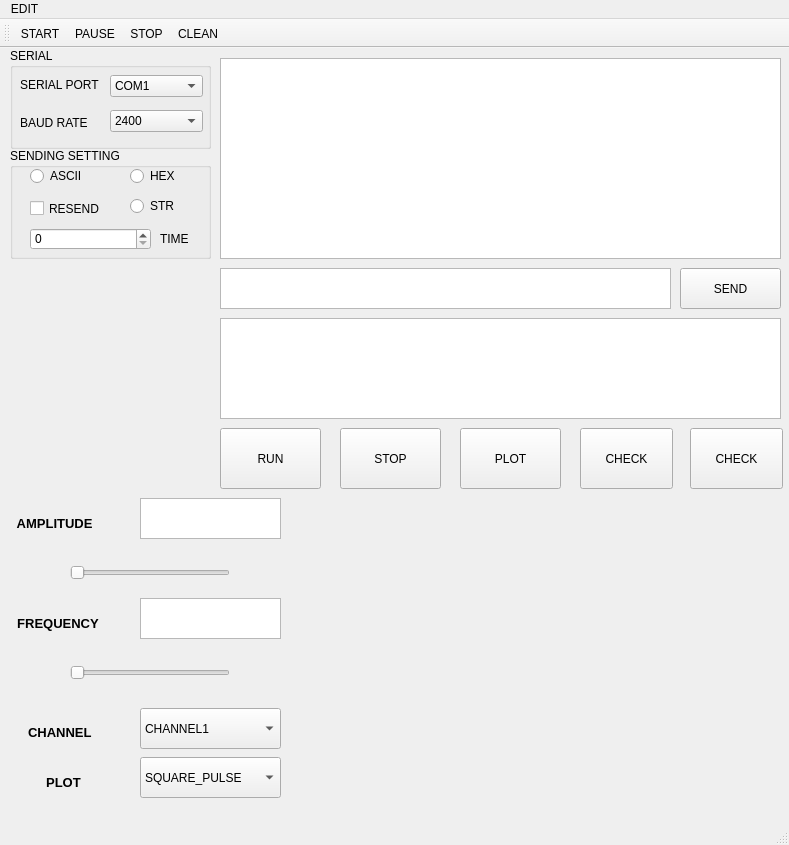
<?xml version="1.0" encoding="UTF-8"?>
<ui version="4.0">
 <class>MainWindow</class>
 <widget class="QMainWindow" name="MainWindow">
  <property name="geometry">
   <rect>
    <x>0</x>
    <y>0</y>
    <width>789</width>
    <height>845</height>
   </rect>
  </property>
  <property name="windowTitle">
   <string>MainWindow</string>
  </property>
  <widget class="QWidget" name="centralwidget">
   <widget class="QGroupBox" name="groupBox">
    <property name="geometry">
     <rect>
      <x>10</x>
      <y>0</y>
      <width>201</width>
      <height>101</height>
     </rect>
    </property>
    <property name="title">
     <string>SERIAL</string>
    </property>
    <widget class="QWidget" name="layoutWidget">
     <property name="geometry">
      <rect>
       <x>100</x>
       <y>20</y>
       <width>93</width>
       <height>71</height>
      </rect>
     </property>
     <layout class="QVBoxLayout" name="verticalLayout_2">
      <item>
       <widget class="QComboBox" name="comboBox_uart">
        <item>
         <property name="text">
          <string>COM1</string>
         </property>
        </item>
        <item>
         <property name="text">
          <string>COM2</string>
         </property>
        </item>
        <item>
         <property name="text">
          <string>COM3</string>
         </property>
        </item>
        <item>
         <property name="text">
          <string>COM4</string>
         </property>
        </item>
        <item>
         <property name="text">
          <string>COM5</string>
         </property>
        </item>
        <item>
         <property name="text">
          <string>COM6</string>
         </property>
        </item>
        <item>
         <property name="text">
          <string>COM7</string>
         </property>
        </item>
        <item>
         <property name="text">
          <string>COM8</string>
         </property>
        </item>
        <item>
         <property name="text">
          <string>COM9</string>
         </property>
        </item>
       </widget>
      </item>
      <item>
       <widget class="QComboBox" name="comboBox_baud">
        <item>
         <property name="text">
          <string>2400</string>
         </property>
        </item>
        <item>
         <property name="text">
          <string>4800</string>
         </property>
        </item>
        <item>
         <property name="text">
          <string>9600</string>
         </property>
        </item>
        <item>
         <property name="text">
          <string>19200</string>
         </property>
        </item>
        <item>
         <property name="text">
          <string>38400</string>
         </property>
        </item>
        <item>
         <property name="text">
          <string>57600</string>
         </property>
        </item>
        <item>
         <property name="text">
          <string>115200</string>
         </property>
        </item>
        <item>
         <property name="text">
          <string>128000</string>
         </property>
        </item>
        <item>
         <property name="text">
          <string>256000</string>
         </property>
        </item>
       </widget>
      </item>
     </layout>
    </widget>
    <widget class="QWidget" name="layoutWidget">
     <property name="geometry">
      <rect>
       <x>10</x>
       <y>20</y>
       <width>81</width>
       <height>71</height>
      </rect>
     </property>
     <layout class="QVBoxLayout" name="verticalLayout">
      <item>
       <widget class="QLabel" name="label">
        <property name="text">
         <string>SERIAL PORT</string>
        </property>
       </widget>
      </item>
      <item>
       <widget class="QLabel" name="label_2">
        <property name="text">
         <string>BAUD RATE</string>
        </property>
       </widget>
      </item>
     </layout>
    </widget>
   </widget>
   <widget class="QGroupBox" name="groupBox_3">
    <property name="geometry">
     <rect>
      <x>10</x>
      <y>100</y>
      <width>201</width>
      <height>111</height>
     </rect>
    </property>
    <property name="title">
     <string>SENDING SETTING</string>
    </property>
    <widget class="QRadioButton" name="radioButton_sendascii">
     <property name="geometry">
      <rect>
       <x>20</x>
       <y>20</y>
       <width>61</width>
       <height>16</height>
      </rect>
     </property>
     <property name="text">
      <string>ASCII</string>
     </property>
    </widget>
    <widget class="QRadioButton" name="radioButton_sendhex">
     <property name="geometry">
      <rect>
       <x>120</x>
       <y>20</y>
       <width>51</width>
       <height>16</height>
      </rect>
     </property>
     <property name="text">
      <string>HEX</string>
     </property>
    </widget>
    <widget class="QCheckBox" name="checkBox_repeatsend">
     <property name="geometry">
      <rect>
       <x>20</x>
       <y>50</y>
       <width>71</width>
       <height>21</height>
      </rect>
     </property>
     <property name="text">
      <string>RESEND</string>
     </property>
    </widget>
    <widget class="QLabel" name="label_7">
     <property name="geometry">
      <rect>
       <x>150</x>
       <y>80</y>
       <width>51</width>
       <height>21</height>
      </rect>
     </property>
     <property name="text">
      <string>TIME</string>
     </property>
    </widget>
    <widget class="QSpinBox" name="spinBox">
     <property name="geometry">
      <rect>
       <x>20</x>
       <y>80</y>
       <width>121</width>
       <height>22</height>
      </rect>
     </property>
     <property name="maximum">
      <number>10000</number>
     </property>
    </widget>
    <widget class="QRadioButton" name="radioButton_sendSTR">
     <property name="geometry">
      <rect>
       <x>120</x>
       <y>50</y>
       <width>51</width>
       <height>16</height>
      </rect>
     </property>
     <property name="text">
      <string>STR</string>
     </property>
    </widget>
   </widget>
   <widget class="QTextBrowser" name="textBrowser">
    <property name="geometry">
     <rect>
      <x>220</x>
      <y>10</y>
      <width>561</width>
      <height>201</height>
     </rect>
    </property>
   </widget>
   <widget class="QTextEdit" name="textEdit_get">
    <property name="geometry">
     <rect>
      <x>220</x>
      <y>220</y>
      <width>451</width>
      <height>41</height>
     </rect>
    </property>
   </widget>
   <widget class="QPushButton" name="btn_send">
    <property name="geometry">
     <rect>
      <x>680</x>
      <y>220</y>
      <width>101</width>
      <height>41</height>
     </rect>
    </property>
    <property name="autoFillBackground">
     <bool>false</bool>
    </property>
    <property name="text">
     <string>SEND</string>
    </property>
   </widget>
   <widget class="QPushButton" name="btn_send_2">
    <property name="geometry">
     <rect>
      <x>220</x>
      <y>380</y>
      <width>101</width>
      <height>61</height>
     </rect>
    </property>
    <property name="autoFillBackground">
     <bool>false</bool>
    </property>
    <property name="text">
     <string>RUN</string>
    </property>
   </widget>
   <widget class="QPushButton" name="btn_send_3">
    <property name="geometry">
     <rect>
      <x>340</x>
      <y>380</y>
      <width>101</width>
      <height>61</height>
     </rect>
    </property>
    <property name="autoFillBackground">
     <bool>false</bool>
    </property>
    <property name="text">
     <string>STOP</string>
    </property>
   </widget>
   <widget class="QTextBrowser" name="textBrowser_2">
    <property name="geometry">
     <rect>
      <x>220</x>
      <y>270</y>
      <width>561</width>
      <height>101</height>
     </rect>
    </property>
   </widget>
   <widget class="QTextEdit" name="FREQ">
    <property name="geometry">
     <rect>
      <x>140</x>
      <y>550</y>
      <width>141</width>
      <height>41</height>
     </rect>
    </property>
   </widget>
   <widget class="QComboBox" name="comboBox_plot">
    <property name="geometry">
     <rect>
      <x>140</x>
      <y>709</y>
      <width>141</width>
      <height>41</height>
     </rect>
    </property>
    <item>
     <property name="text">
      <string>SQUARE_PULSE</string>
     </property>
    </item>
    <item>
     <property name="text">
      <string>TRIANGULAR_PULSE</string>
     </property>
    </item>
    <item>
     <property name="text">
      <string>SINE_PULSE</string>
     </property>
    </item>
   </widget>
   <widget class="QLabel" name="label_6">
    <property name="geometry">
     <rect>
      <x>10</x>
      <y>460</y>
      <width>121</width>
      <height>31</height>
     </rect>
    </property>
    <property name="font">
     <font>
      <pointsize>10</pointsize>
      <weight>75</weight>
      <bold>true</bold>
     </font>
    </property>
    <property name="text">
     <string>  AMPLITUDE</string>
    </property>
   </widget>
   <widget class="QLabel" name="label_8">
    <property name="geometry">
     <rect>
      <x>10</x>
      <y>560</y>
      <width>121</width>
      <height>31</height>
     </rect>
    </property>
    <property name="font">
     <font>
      <pointsize>10</pointsize>
      <weight>75</weight>
      <bold>true</bold>
     </font>
    </property>
    <property name="text">
     <string>  FREQUENCY</string>
    </property>
   </widget>
   <widget class="QTextEdit" name="AMP">
    <property name="geometry">
     <rect>
      <x>140</x>
      <y>450</y>
      <width>141</width>
      <height>41</height>
     </rect>
    </property>
   </widget>
   <widget class="QComboBox" name="comboBox_channel">
    <property name="geometry">
     <rect>
      <x>140</x>
      <y>660</y>
      <width>141</width>
      <height>41</height>
     </rect>
    </property>
    <item>
     <property name="text">
      <string>CHANNEL1</string>
     </property>
    </item>
    <item>
     <property name="text">
      <string>CHANNEL2</string>
     </property>
    </item>
   </widget>
   <widget class="QLabel" name="label_9">
    <property name="geometry">
     <rect>
      <x>10</x>
      <y>719</y>
      <width>121</width>
      <height>31</height>
     </rect>
    </property>
    <property name="font">
     <font>
      <pointsize>10</pointsize>
      <weight>75</weight>
      <bold>true</bold>
     </font>
    </property>
    <property name="text">
     <string>          PLOT</string>
    </property>
   </widget>
   <widget class="QLabel" name="label_10">
    <property name="geometry">
     <rect>
      <x>10</x>
      <y>669</y>
      <width>121</width>
      <height>31</height>
     </rect>
    </property>
    <property name="font">
     <font>
      <pointsize>10</pointsize>
      <weight>75</weight>
      <bold>true</bold>
     </font>
    </property>
    <property name="text">
     <string>     CHANNEL</string>
    </property>
   </widget>
   <widget class="QSlider" name="slider1">
    <property name="geometry">
     <rect>
      <x>70</x>
      <y>510</y>
      <width>160</width>
      <height>30</height>
     </rect>
    </property>
    <property name="minimumSize">
     <size>
      <width>0</width>
      <height>20</height>
     </size>
    </property>
    <property name="orientation">
     <enum>Qt::Horizontal</enum>
    </property>
   </widget>
   <widget class="QSlider" name="slider2">
    <property name="geometry">
     <rect>
      <x>70</x>
      <y>610</y>
      <width>160</width>
      <height>30</height>
     </rect>
    </property>
    <property name="minimumSize">
     <size>
      <width>0</width>
      <height>20</height>
     </size>
    </property>
    <property name="orientation">
     <enum>Qt::Horizontal</enum>
    </property>
   </widget>
   <widget class="QWidget" name="verticalLayoutWidget">
    <property name="geometry">
     <rect>
      <x>289</x>
      <y>449</y>
      <width>491</width>
      <height>301</height>
     </rect>
    </property>
    <layout class="QVBoxLayout" name="verticalLayout_grafica"/>
   </widget>
   <widget class="QPushButton" name="btn_send_4">
    <property name="geometry">
     <rect>
      <x>460</x>
      <y>380</y>
      <width>101</width>
      <height>61</height>
     </rect>
    </property>
    <property name="autoFillBackground">
     <bool>false</bool>
    </property>
    <property name="text">
     <string>PLOT</string>
    </property>
   </widget>
   <widget class="QPushButton" name="btn_send_5">
    <property name="geometry">
     <rect>
      <x>580</x>
      <y>380</y>
      <width>93</width>
      <height>61</height>
     </rect>
    </property>
    <property name="text">
     <string>CHECK</string>
    </property>
   </widget>
   <widget class="QPushButton" name="btn_send_6">
    <property name="geometry">
     <rect>
      <x>690</x>
      <y>380</y>
      <width>93</width>
      <height>61</height>
     </rect>
    </property>
    <property name="text">
     <string>CHECK</string>
    </property>
   </widget>
  </widget>
  <widget class="QMenuBar" name="menubar">
   <property name="geometry">
    <rect>
     <x>0</x>
     <y>0</y>
     <width>789</width>
     <height>26</height>
    </rect>
   </property>
   <widget class="QMenu" name="menu">
    <property name="title">
     <string>EDIT</string>
    </property>
    <addaction name="actionstart"/>
    <addaction name="actionpause"/>
    <addaction name="actionstop"/>
    <addaction name="actionclean"/>
    <addaction name="actionadd"/>
   </widget>
   <addaction name="menu"/>
  </widget>
  <widget class="QStatusBar" name="statusbar"/>
  <widget class="QToolBar" name="toolBar">
   <property name="windowTitle">
    <string>toolBar</string>
   </property>
   <attribute name="toolBarArea">
    <enum>TopToolBarArea</enum>
   </attribute>
   <attribute name="toolBarBreak">
    <bool>false</bool>
   </attribute>
   <addaction name="actionstart"/>
   <addaction name="actionpause"/>
   <addaction name="actionstop"/>
   <addaction name="actionclean"/>
  </widget>
  <action name="actionstart">
   <property name="icon">
    <iconset>
     <normaloff>start.ico</normaloff>start.ico</iconset>
   </property>
   <property name="text">
    <string>START</string>
   </property>
  </action>
  <action name="actionpause">
   <property name="icon">
    <iconset>
     <normaloff>pause.ico</normaloff>pause.ico</iconset>
   </property>
   <property name="text">
    <string>PAUSE</string>
   </property>
   <property name="toolTip">
    <string>pauser</string>
   </property>
  </action>
  <action name="actionstop">
   <property name="icon">
    <iconset>
     <normaloff>stop.ico</normaloff>stop.ico</iconset>
   </property>
   <property name="text">
    <string>STOP</string>
   </property>
  </action>
  <action name="actionclean">
   <property name="icon">
    <iconset>
     <normaloff>clean.ico</normaloff>clean.ico</iconset>
   </property>
   <property name="text">
    <string>CLEAN</string>
   </property>
  </action>
  <action name="actionCD">
   <property name="text">
    <string>CD</string>
   </property>
  </action>
  <action name="actionCHECK">
   <property name="text">
    <string>CHECK</string>
   </property>
  </action>
  <action name="actionPLOT">
   <property name="icon">
    <iconset>
     <normaloff>../image.ico</normaloff>../image.ico</iconset>
   </property>
   <property name="text">
    <string>PLOT SQUARE</string>
   </property>
  </action>
  <action name="actionPLOT_TRIANGULAR">
   <property name="icon">
    <iconset>
     <normaloff>../image.ico</normaloff>../image.ico</iconset>
   </property>
   <property name="text">
    <string>PLOT TRIANGULAR</string>
   </property>
  </action>
  <action name="actionPLOT_SINE">
   <property name="icon">
    <iconset>
     <normaloff>../image.ico</normaloff>../image.ico</iconset>
   </property>
   <property name="text">
    <string>PLOT SINE</string>
   </property>
  </action>
  <action name="actionadd">
   <property name="icon">
    <iconset>
     <normaloff>image.ico</normaloff>image.ico</iconset>
   </property>
   <property name="text">
    <string>ADD</string>
   </property>
  </action>
 </widget>
 <resources/>
 <connections/>
</ui>
